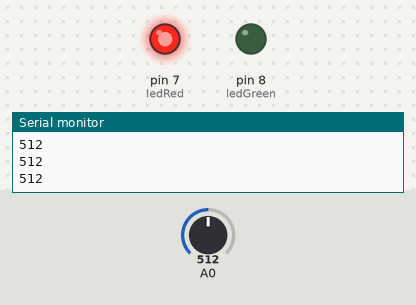
This sketch was run on a simulated Arduino Uno, built with avr-gcc and run on an emulated ATmega328P. Parts: output pins drawn as LEDs (lit = HIGH), the last lines printed to the serial monitor. The inputs (shaded band) are chosen by the test bench; at power-on: A0 = 512. WiFi joins after 1.5 s; servers stay silent unless stated; uploads are accepted with an empty reply.

Above: at 6.2 s.
6.3 s: A0 set to 590
7.8 s: A0 set to 608
At 8.8 s:
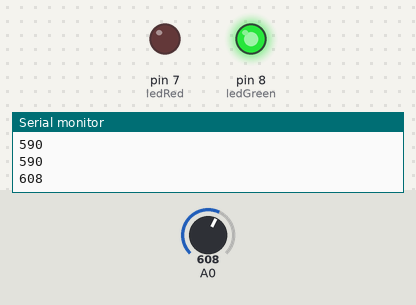
10.8 s: A0 set to 511
At 12.0 s:
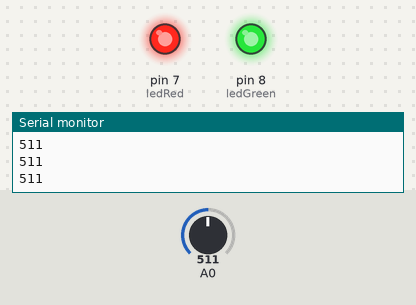
12.3 s: A0 set to 487
At 13.5 s:
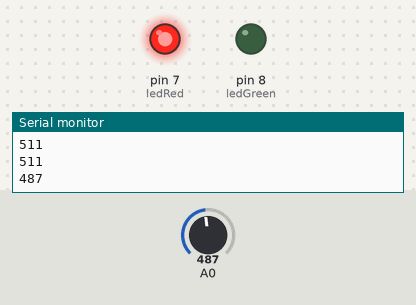
Timing chart, 0 to 15.1 s (numbered marks = the images above; inputs shaded):
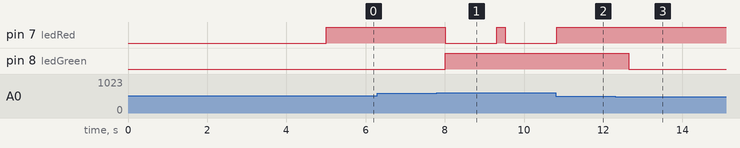

Measured:
- the behaviour switches between 600 and 601 on A0 (found by bisection; images 0 and 1)
- the behaviour switches between 500 and 499 on A0 (found by bisection; images 2 and 3)
- after the input at 7.8 s, pin 7 (ledRed): HIGH → LOW after 0.20 s, → HIGH 1.3 s later, → LOW 0.21 s later; pin 8 (ledGreen): LOW → HIGH after 0.20 s
- after the input at 10.8 s, pin 7 (ledRed): goes on until 10.8 s, then stays HIGH
- after the input at 12.3 s, pin 8 (ledGreen): HIGH → LOW after 0.34 s

The sketch:

LDR_Twitter.ino
```cpp
#include <SPI.h>
#include <Ethernet.h>
#include <Twitter.h>
// Alter IP address to suit your own network!
byte mac[] = {0x90, 0xA2, 0xDA, 0x0D, 0x9C, 0x35 }; // create MAC address for ethernet shield
byte ip[] = {192,168,1,97}; // choose your own IP for ethernet shield
byte gateway[] = {192,168,1,254};
byte subnet[] = {255,255,255,0};

int val = 0;                        // varible for data from sensor
const int ledRed = 7;               // red led pin
const int ledGreen = 8;             // green led pin
                                    // mattbooker account used
Twitter twitter("163570093-K3FgaDru5Ty1KPXpyb4N1LXW49LX0dg0glTrzEbW"); // replace aaaaaaa with your token
void setup()
{
  pinMode(ledRed, OUTPUT);
  pinMode(ledGreen, OUTPUT);        // set both pins to output


 delay(5000);
 Ethernet.begin(mac, ip, gateway, gateway, subnet);
 Serial.begin(9600);
}
void tweet(char msg[])
{
 Serial.println("connecting ...");
 if (twitter.post(msg))
 {
 // Specify &Serial to output received response to Serial.
 // If no output is required, you can just omit the argument, e.g.
 // int status = twitter.wait();
 int status = twitter.wait(&Serial);
 if (status == 200)
 {
 Serial.println("OK.");
 }
 else
 {
 Serial.print("failed : code ");
 Serial.println(status);
 }
 }
 else
 {
 Serial.println("connection failed.");
 }
}
void loop()
{
  digitalWrite(ledRed, HIGH);
  val = analogRead(0);
  Serial.println(val);
  delay(200);

  if(val > 600)
  {
    digitalWrite(ledRed, LOW);
    digitalWrite(ledGreen, HIGH);


  delay(1000);
 tweet("Light On, and still winning");

  }
  if(val < 500)
  {
    digitalWrite(ledGreen, LOW);
    digitalWrite(ledRed, HIGH);

    delay(1000);
    tweet("Light Off, and still winning");
  }
}
```
